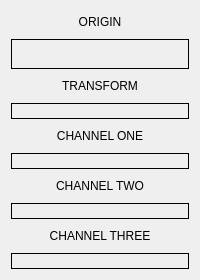
        <widget class="QWidget" name="convert">
         <property name="font">
          <font>
           <kerning>true</kerning>
          </font>
         </property>
         <property name="contextMenuPolicy">
          <enum>Qt::NoContextMenu</enum>
         </property>
         <attribute name="title">
          <string>Convert</string>
         </attribute>
         <layout class="QVBoxLayout" name="verticalLayout_7">
          <item>
           <layout class="QVBoxLayout" name="verticalLayout">
            <property name="sizeConstraint">
             <enum>QLayout::SetMinAndMaxSize</enum>
            </property>
            <property name="leftMargin">
             <number>0</number>
            </property>
            <property name="topMargin">
             <number>0</number>
            </property>
            <property name="rightMargin">
             <number>0</number>
            </property>
            <property name="bottomMargin">
             <number>0</number>
            </property>
            <item>
             <layout class="QVBoxLayout" name="verticalLayout_2">
              <item>
               <widget class="QPushButton" name="btn_origin">
                <property name="minimumSize">
                 <size>
                  <width>0</width>
                  <height>20</height>
                 </size>
                </property>
                <property name="font">
                 <font>
                  <weight>50</weight>
                  <bold>false</bold>
                 </font>
                </property>
                <property name="cursor">
                 <cursorShape>PointingHandCursor</cursorShape>
                </property>
                <property name="focusPolicy">
                 <enum>Qt::NoFocus</enum>
                </property>
                <property name="contextMenuPolicy">
                 <enum>Qt::NoContextMenu</enum>
                </property>
                <property name="toolTip">
                 <string/>
                </property>
                <property name="toolTipDuration">
                 <number>-1</number>
                </property>
                <property name="autoFillBackground">
                 <bool>false</bool>
                </property>
                <property name="styleSheet">
                 <string notr="true"/>
                </property>
                <property name="text">
                 <string>ORIGIN</string>
                </property>
                <property name="flat">
                 <bool>true</bool>
                </property>
               </widget>
              </item>
              <item>
               <widget class="QLabel" name="after">
                <property name="enabled">
                 <bool>true</bool>
                </property>
                <property name="sizePolicy">
                 <sizepolicy hsizetype="Preferred" vsizetype="Preferred">
                  <horstretch>0</horstretch>
                  <verstretch>10</verstretch>
                 </sizepolicy>
                </property>
                <property name="maximumSize">
                 <size>
                  <width>200</width>
                  <height>100</height>
                 </size>
                </property>
                <property name="baseSize">
                 <size>
                  <width>100</width>
                  <height>100</height>
                 </size>
                </property>
                <property name="styleSheet">
                 <string notr="true"/>
                </property>
                <property name="frameShape">
                 <enum>QFrame::Box</enum>
                </property>
                <property name="text">
                 <string>&lt;html&gt;&lt;head/&gt;&lt;body&gt;&lt;p align=&quot;center&quot;&gt;&lt;br/&gt;&lt;/p&gt;&lt;/body&gt;&lt;/html&gt;</string>
                </property>
                <property name="scaledContents">
                 <bool>true</bool>
                </property>
                <property name="alignment">
                 <set>Qt::AlignCenter</set>
                </property>
                <property name="wordWrap">
                 <bool>true</bool>
                </property>
               </widget>
              </item>
             </layout>
            </item>
            <item>
             <layout class="QVBoxLayout" name="verticalLayout_3">
              <item>
               <widget class="QPushButton" name="btn_transform">
                <property name="minimumSize">
                 <size>
                  <width>0</width>
                  <height>20</height>
                 </size>
                </property>
                <property name="cursor">
                 <cursorShape>PointingHandCursor</cursorShape>
                </property>
                <property name="focusPolicy">
                 <enum>Qt::NoFocus</enum>
                </property>
                <property name="contextMenuPolicy">
                 <enum>Qt::NoContextMenu</enum>
                </property>
                <property name="toolTip">
                 <string/>
                </property>
                <property name="toolTipDuration">
                 <number>-1</number>
                </property>
                <property name="autoFillBackground">
                 <bool>false</bool>
                </property>
                <property name="styleSheet">
                 <string notr="true"/>
                </property>
                <property name="text">
                 <string>TRANSFORM</string>
                </property>
                <property name="flat">
                 <bool>true</bool>
                </property>
               </widget>
              </item>
              <item>
               <widget class="QLabel" name="before">
                <property name="sizePolicy">
                 <sizepolicy hsizetype="Preferred" vsizetype="Preferred">
                  <horstretch>0</horstretch>
                  <verstretch>10</verstretch>
                 </sizepolicy>
                </property>
                <property name="maximumSize">
                 <size>
                  <width>200</width>
                  <height>100</height>
                 </size>
                </property>
                <property name="baseSize">
                 <size>
                  <width>100</width>
                  <height>100</height>
                 </size>
                </property>
                <property name="styleSheet">
                 <string notr="true"/>
                </property>
                <property name="frameShape">
                 <enum>QFrame::Box</enum>
                </property>
                <property name="text">
                 <string/>
                </property>
                <property name="scaledContents">
                 <bool>true</bool>
                </property>
                <property name="alignment">
                 <set>Qt::AlignCenter</set>
                </property>
               </widget>
              </item>
             </layout>
            </item>
            <item>
             <layout class="QVBoxLayout" name="verticalLayout_4">
              <item>
               <widget class="QPushButton" name="btn_one">
                <property name="minimumSize">
                 <size>
                  <width>0</width>
                  <height>20</height>
                 </size>
                </property>
                <property name="cursor">
                 <cursorShape>PointingHandCursor</cursorShape>
                </property>
                <property name="autoFillBackground">
                 <bool>false</bool>
                </property>
                <property name="styleSheet">
                 <string notr="true"/>
                </property>
                <property name="text">
                 <string>CHANNEL ONE</string>
                </property>
                <property name="flat">
                 <bool>true</bool>
                </property>
               </widget>
              </item>
              <item>
               <widget class="QLabel" name="r">
                <property name="sizePolicy">
                 <sizepolicy hsizetype="Preferred" vsizetype="Preferred">
                  <horstretch>0</horstretch>
                  <verstretch>10</verstretch>
                 </sizepolicy>
                </property>
                <property name="maximumSize">
                 <size>
                  <width>200</width>
                  <height>100</height>
                 </size>
                </property>
                <property name="baseSize">
                 <size>
                  <width>100</width>
                  <height>100</height>
                 </size>
                </property>
                <property name="styleSheet">
                 <string notr="true"/>
                </property>
                <property name="frameShape">
                 <enum>QFrame::Box</enum>
                </property>
                <property name="text">
                 <string/>
                </property>
                <property name="scaledContents">
                 <bool>true</bool>
                </property>
                <property name="alignment">
                 <set>Qt::AlignCenter</set>
                </property>
               </widget>
              </item>
             </layout>
            </item>
            <item>
             <layout class="QVBoxLayout" name="verticalLayout_5">
              <item>
               <widget class="QPushButton" name="btn_two">
                <property name="minimumSize">
                 <size>
                  <width>0</width>
                  <height>20</height>
                 </size>
                </property>
                <property name="cursor">
                 <cursorShape>PointingHandCursor</cursorShape>
                </property>
                <property name="autoFillBackground">
                 <bool>false</bool>
                </property>
                <property name="styleSheet">
                 <string notr="true"/>
                </property>
                <property name="text">
                 <string>CHANNEL TWO</string>
                </property>
                <property name="flat">
                 <bool>true</bool>
                </property>
               </widget>
              </item>
              <item>
               <widget class="QLabel" name="g">
                <property name="sizePolicy">
                 <sizepolicy hsizetype="Preferred" vsizetype="Preferred">
                  <horstretch>0</horstretch>
                  <verstretch>10</verstretch>
                 </sizepolicy>
                </property>
                <property name="maximumSize">
                 <size>
                  <width>200</width>
                  <height>100</height>
                 </size>
                </property>
                <property name="baseSize">
                 <size>
                  <width>100</width>
                  <height>100</height>
                 </size>
                </property>
                <property name="styleSheet">
                 <string notr="true"/>
                </property>
                <property name="frameShape">
                 <enum>QFrame::Box</enum>
                </property>
                <property name="text">
                 <string/>
                </property>
                <property name="scaledContents">
                 <bool>true</bool>
                </property>
                <property name="alignment">
                 <set>Qt::AlignCenter</set>
                </property>
               </widget>
              </item>
             </layout>
            </item>
            <item>
             <layout class="QVBoxLayout" name="verticalLayout_6">
              <item>
               <widget class="QPushButton" name="btn_three">
                <property name="minimumSize">
                 <size>
                  <width>0</width>
                  <height>20</height>
                 </size>
                </property>
                <property name="cursor">
                 <cursorShape>PointingHandCursor</cursorShape>
                </property>
                <property name="autoFillBackground">
                 <bool>false</bool>
                </property>
                <property name="styleSheet">
                 <string notr="true"/>
                </property>
                <property name="text">
                 <string>CHANNEL THREE</string>
                </property>
                <property name="flat">
                 <bool>true</bool>
                </property>
               </widget>
              </item>
              <item>
               <widget class="QLabel" name="b">
                <property name="sizePolicy">
                 <sizepolicy hsizetype="Preferred" vsizetype="Preferred">
                  <horstretch>0</horstretch>
                  <verstretch>10</verstretch>
                 </sizepolicy>
                </property>
                <property name="maximumSize">
                 <size>
                  <width>200</width>
                  <height>100</height>
                 </size>
                </property>
                <property name="baseSize">
                 <size>
                  <width>100</width>
                  <height>100</height>
                 </size>
                </property>
                <property name="styleSheet">
                 <string notr="true"/>
                </property>
                <property name="frameShape">
                 <enum>QFrame::Box</enum>
                </property>
                <property name="text">
                 <string/>
                </property>
                <property name="scaledContents">
                 <bool>true</bool>
                </property>
                <property name="alignment">
                 <set>Qt::AlignCenter</set>
                </property>
               </widget>
              </item>
             </layout>
            </item>
           </layout>
          </item>
         </layout>
         <zorder></zorder>
        </widget>
